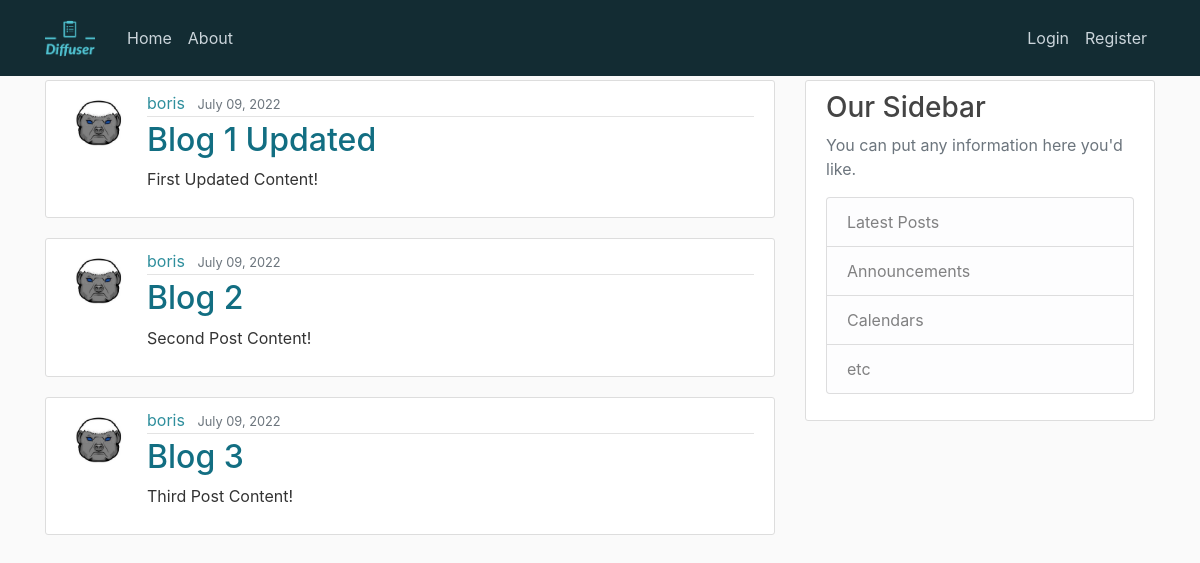
The page / on the database its author committed.
### blog/models.py (models this page shows, shortened)
class Post(models.Model):
    title = models.CharField(max_length=100)
    content = models.TextField()
    date_posted = models.DateTimeField(default = timezone.now)
    author = models.ForeignKey(User, on_delete = models.CASCADE)

### users/models.py (models this page shows, shortened)
class Profile(models.Model):
    user = models.OneToOneField(User, on_delete = models.CASCADE)
    image = models.ImageField(default='default.jpg', upload_to='profile_pics')

### blog/views.py (the view)
# urls.py: 2. Add a URL to urlpatterns:  path('', views.home, name='home')
def home(request):
    context = {
        'posts' : Post.objects.all()
    }
    return render(request, 'blog/home.html', context)

### blog/templates/blog/home.html
{% extends "blog/base.html" %}
{% block content %}
    {% for post in posts %}
    <article class="media content-section">
      <img class="rounded-circe article-img" src="{{post.author.profile.image.url}}">
        <div class="media-body">
          <div class="article-metadata">
            <a class="mr-2" style="color: #2F8F9D !important;" href="#">{{ post.author }}</a>
            <small class="text-muted">{{ post.date_posted|date:"F d, Y" }}</small>
          </div>
          <h2><a class="article-title" href="#">{{ post.title }}</a></h2>
          <p class="article-content">{{ post.content }}</p>
        </div>
    </article>
    {% endfor %}
{% endblock content %}

### blog/templates/blog/base.html (shortened to what this page needs)
{% load static %}
<!DOCTYPE html>
<html>
<head>
    <link rel="stylesheet" href="https://cdn.jsdelivr.net/npm/bootstrap@4.0.0/dist/css/bootstrap.min.css">
    <link rel="stylesheet" href="{% static 'blog/main.css' %}">
</head>
<body>
    <header class="site-header">
        <nav class="navbar navbar-expand-md navbar-dark bg-steel fixed-top">
            <div class="container">
            <a class="navbar-brand mr-4" href="{% url 'blog-home' %}">
              <img src="{% static 'blog/logo/logo.png' %}" class=" me-2" width="50" height="50" alt="{{user.first_name}}" >
            </a>
            <div class="collapse navbar-collapse" id="navbarToggle">
                <div class="navbar-nav mr-auto">
                <a class="nav-item nav-link" href="{% url 'blog-home' %}">Home</a>
                <a class="nav-item nav-link" href="{% url 'blog-about' %}">About</a>
                </div>
                <div class="navbar-nav">
                {% if user.is_authenticated %}
                  <a class="nav-item nav-link" href="{% url 'profile' %}">Profile</a>
                  <a class="nav-item nav-link" href="{% url 'logout' %}">Logout</a>
                {% else %}
                  <a class="nav-item nav-link" href="{% url 'login' %}">Login</a>
                  <a class="nav-item nav-link" href="{% url 'register' %}">Register</a>
                {% endif %}
                </div>
            </div>
            </div>
        </nav>
    </header>
    <main role="main" class="container">
        <div class="row">
          <div class="col-md-8">
            {% block content %}{% endblock %}
          </div>
          <div class="col-md-4">
            <div class="content-section">
              <h3>Our Sidebar</h3>
              <p class='text-muted'>You can put any information here you'd like.
                <ul class="list-group">
                  <li class="list-group-item list-group-item-light">Latest Posts</li>
                  <li class="list-group-item list-group-item-light">Announcements</li>
                  <li class="list-group-item list-group-item-light">Calendars</li>
                  <li class="list-group-item list-group-item-light">etc</li>
                </ul>
              </p>
            </div>
          </div>
        </div>
    </main>
</body>
</html>

### blog/static/blog/main.css (style rules this page uses)
body { background: #fafafa; color: #333333; margin-top: 5rem; }
h1, h2, h3, h4, h5, h6 { color: #444444; }
ul { margin: 0; }
.bg-steel { background-color: #132C33; }
.site-header .navbar-nav .nav-link { color: #cbd5db; }
.content-section { background: #ffffff; padding: 10px 20px; border: 1px solid #dddddd; border-radius: 3px; margin-bottom: 20px; }
.article-title { color: #126E82; }
.article-content { white-space: pre-line; }
.article-img { height: 65px; width: 65px; margin-right: 16px; }
.article-metadata { padding-bottom: 1px; margin-bottom: 4px; border-bottom: 1px solid #e3e3e3 }

### rows shown on the page
Post: author.profile.image (picture), author "boris", date_posted "July 09, 2022", title "Blog 1 Updated", content "First Updated Content!"
Post: author.profile.image (picture), author "boris", date_posted "July 09, 2022", title "Blog 2", content "Second Post Content!"
Post: author.profile.image (picture), author "boris", date_posted "July 09, 2022", title "Blog 3", content "Third Post Content!"
